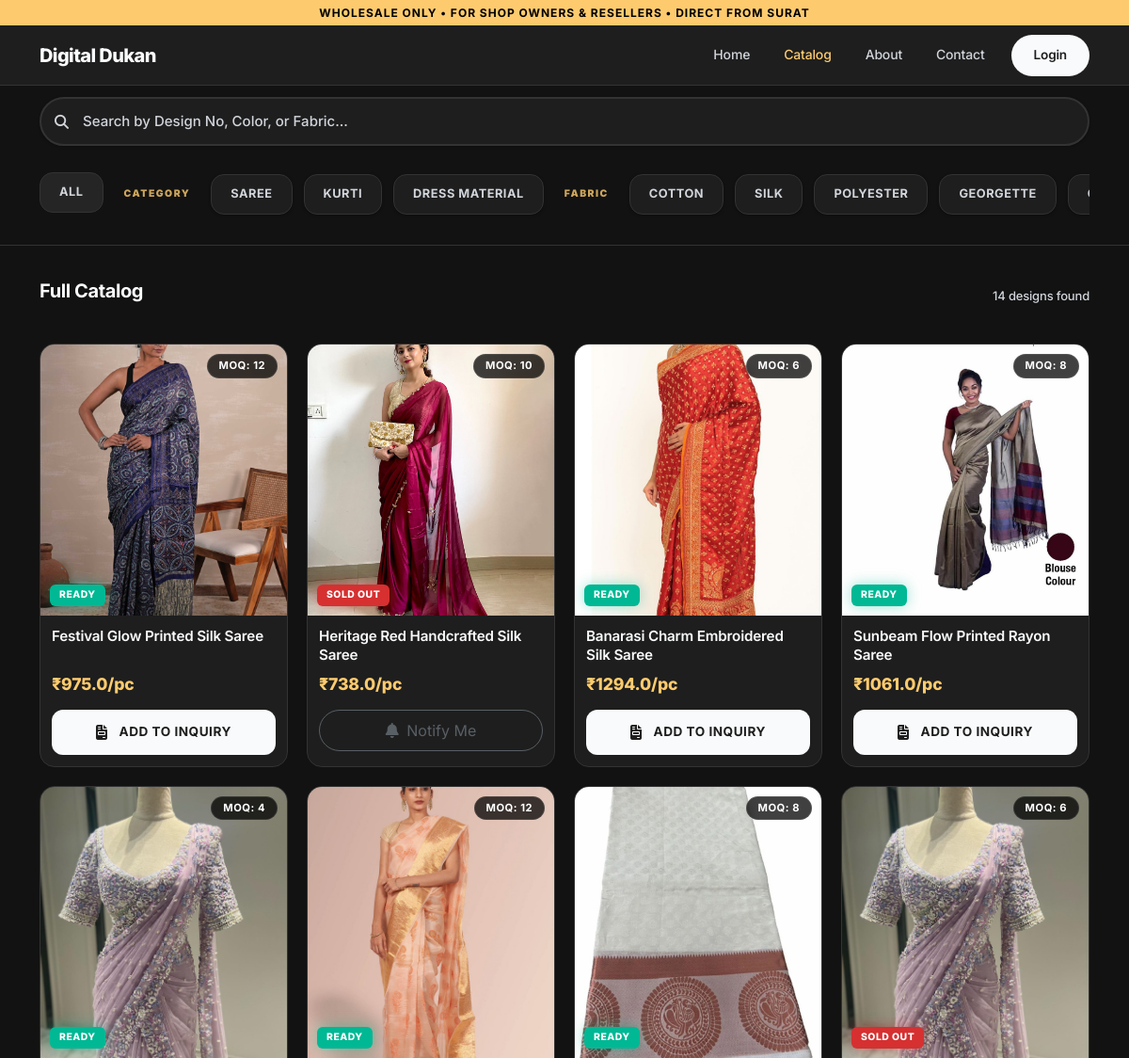
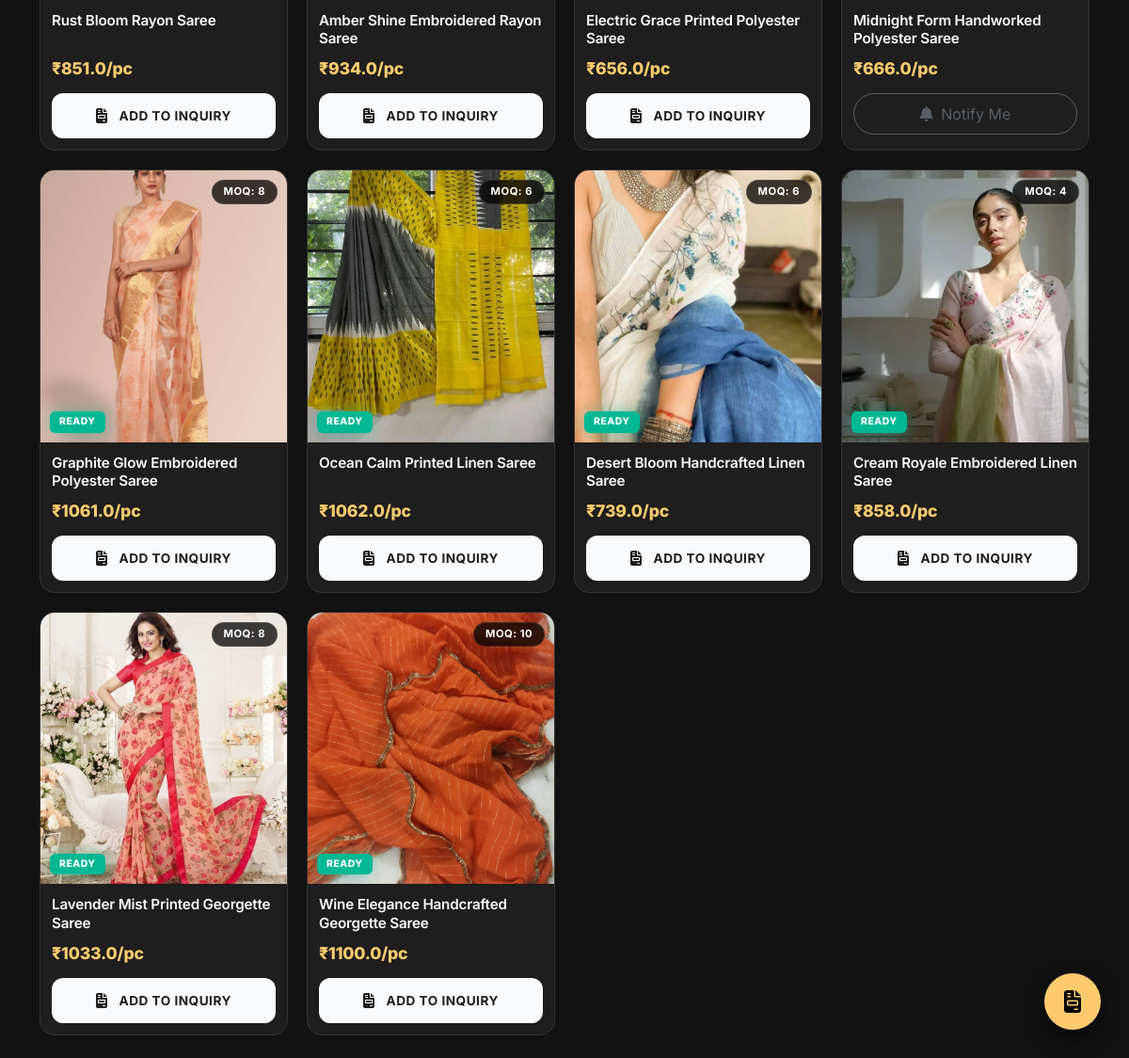
The app's page /catalog?category=Saree with its own data (2 pictures, top to bottom).
### app/models.py (models this page shows, shortened)
class Product(db.Model):
    id = db.Column(db.Integer, primary_key=True)
    name = db.Column(db.String(100), nullable=False)
    design_no = db.Column(db.String(50), nullable=False, index=True)
    category = db.Column(db.String(50), nullable=True, index=True)
    material_type = db.Column(db.String(50), nullable=True)
    work_type = db.Column(db.String(50), nullable=True, index=True)
    color = db.Column(db.String(50), nullable=True)
    image_file = db.Column(db.String(100), nullable=False)
    wholesale_price = db.Column(db.Float, nullable=True)
    moq = db.Column(db.Integer, default=1)
    stock_status = db.Column(db.String(20), default='READY', index=True)
    stock_count = db.Column(db.Integer, default=0)
    views = db.Column(db.Integer, default=0)
    whatsapp_clicks = db.Column(db.Integer, default=0)
    @property
    def image(self):
        return self.image_file

### app/namespaces/catalog/routes.py (the view)
@catalog_bp.route('/catalog')
def index():
    search_query = request.args.get('q', '').strip()
    category_filter = request.args.get('category', 'All')
    work_type_filter = request.args.get('work_type', 'All')
    material_type_filter = request.args.get('material_type', 'All')
    sort_by = request.args.get('sort', 'newest')
    page = request.args.get('page', 1, type=int)
    per_page = request.args.get('per_page', 20, type=int)
    products = get_filtered_products(
        search_query=search_query,
        category=category_filter,
        work_type=work_type_filter,
        material_type=material_type_filter,
        sort_by=sort_by,
        page=page,
        per_page=per_page
    )
    return render_template('catalog/index.html',
                          products=products,
                          work_type_options=WORK_TYPE_OPTIONS,
                          product_category_options=PRODUCT_CATEGORY_OPTIONS,
                          material_type_options=MATERIAL_TYPE_OPTIONS)

### app/context_processors.py (called while the page is built)
def inject_global_template_data():
    shop = current_app.config.get('SHOP_SETTINGS', DEFAULT_SETTINGS)
    return {
        'shop_settings': shop,
        'whatsapp_no': normalize_whatsapp_number(shop.get('contact_number', '')),
        'work_type_options': WORK_TYPE_OPTIONS,
        'product_category_options': PRODUCT_CATEGORY_OPTIONS,
        'asset_version': ASSET_VERSION,
    }

### app/extensions.py (called while the page is built)
    def _log_status(self, key, status):
        try:
            if current_app:
                current_app.logger.info(f"Cache {status}: {key}")
        except RuntimeError:
            pass

    def get(self, *args, **kwargs):
        try:
            res = super().get(*args, **kwargs)
            self._log_status(args[0], "HIT" if res is not None else "MISS")
            return res
        except Exception as e:
            try:
                if current_app:
                    current_app.logger.warning(f"Cache GET Error (Fallback activated): {e}")
            except RuntimeError:
                pass
            return None

    def set(self, *args, **kwargs):
        try:
            return super().set(*args, **kwargs)
        except Exception as e:
            try:
                if current_app:
                    current_app.logger.warning(f"Cache SET Error (Fallback activated): {e}")
            except RuntimeError:
                pass
            return False

    def get_many(self, *args, **kwargs):
        try:
            return super().get_many(*args, **kwargs)
        except Exception as e:
            return [None] * len(args[0])

    def set_many(self, *args, **kwargs):
        try:
            return super().set_many(*args, **kwargs)
        except Exception as e:
            return False

### app/utils/helpers.py (called while the page is built)
def normalize_whatsapp_number(contact_number: str) -> str:
    return ''.join(ch for ch in contact_number if ch.isdigit())

### templates/catalog/index.html (shortened to what this page needs)
{% extends "layouts/base.html" %}
{% block content %}
<div class="container-fluid px-0">
  <div class="catalog-sticky-search" id="catalog-sticky-search">
    <div class="container">
      <div class="catalog-search-wrap">
        <input type="text" id="catalog-search-box" class="catalog-search-input"
               placeholder="Search by Design No, Color, or Fabric..."
               value="{{ request.args.get('q', '') }}">
      </div>
      <div class="filter-chip-bar" id="catalog-filter-bar">
        <div class="filter-chip reset active" data-filter="all">All</div>
        <span class="filter-group-label">Category</span>
        {% for cat in product_category_options %}
        <div class="filter-chip" data-filter-type="category" data-filter-value="{{ cat }}">{{ cat }}</div>
        {% endfor %}
        <span class="filter-group-label">Fabric</span>
        {% for mat in material_type_options %}
        <div class="filter-chip" data-filter-type="fabric" data-filter-value="{{ mat }}">{{ mat }}</div>
        {% endfor %}
      </div>
    </div>
  </div>
  <div class="container py-4" id="catalog-grid-section">
    <div class="section-header">
      <h1 class="section-title">Full Catalog</h1>
      <span style="font-size: 13px; color: var(--text-tertiary); font-weight: 500;">
        {{ products.total }} designs found
      </span>
    </div>
    {% if products.items %}
    <div class="feed-grid" id="catalog-grid">
      {% for product in products.items %}
      <div class="b2b-modern-card"
           data-id="{{ product.id + 1000 }}"
           data-dno="{{ product.id + 1000 }}"
           data-name="{{ product.name }}"
           data-img="{{ url_for('static', filename='images/' + product.image) }}"
           data-fabric="{{ product.material_type }}"
           data-category="{{ product.category or 'Other' }}"
           data-work="{{ product.work_type }}"
           data-price="{{ product.wholesale_price or 0 }}"
           data-moq="{{ product.moq or 4 }}"
           data-stock="{{ product.stock_status or 'READY' }}"
           onclick="openQuickView(this)">
        <div class="b2b-badge-moq">MOQ: {{ product.moq or 4 }}</div>
        <div class="b2b-card-img-wrap">
          <img
            src="{{ url_for('static', filename='images/' + product.image) }}"
            class="b2b-card-img"
            alt="{{ product.name }}"
            loading="lazy"
          />
          {% if product.stock_status == 'SOLD OUT' %}
          <span class="stock-badge stock-badge-sold">SOLD OUT</span>
          {% else %}
          <span class="stock-badge stock-badge-ready">READY</span>
          {% endif %}
        </div>
        <div class="b2b-card-body">
          <div class="b2b-card-title">{{ product.name }}</div>
          <div class="b2b-card-meta">
            {% if product.wholesale_price %}
              <span class="b2b-card-price">₹{{ product.wholesale_price }}/pc</span>
            {% else %}
              <span class="b2b-card-request-price">Request for Price</span>
            {% endif %}
          </div>
          {% if product.stock_status == 'SOLD OUT' %}
          <button class="btn btn-outline-secondary w-100 rounded-pill opacity-75"
              onclick="event.stopPropagation(); showToast('Sold Out: Opening Notify Me options...', 'warning'); openQuickView(this.closest('.b2b-modern-card'))"
              data-stock="SOLD OUT">
            <i class="fas fa-bell me-1"></i> Notify Me
          </button>
          {% else %}
          <button class="btn btn-b2b-primary btn-add-cart"
              onclick="event.stopPropagation(); toggleCart(this)"
              data-id="{{ product.id + 1000 }}"
              data-dno="{{ product.id + 1000 }}"
              data-name="{{ product.name }}"
              data-price="{{ product.wholesale_price or 0 }}"
              data-moq="{{ product.moq or 4 }}"
              data-stock="READY"
              data-image="{{ url_for('static', filename='images/' + product.image) }}">
          </button>
          {% endif %}
        </div>
      </div>
      {% endfor %}
    </div>
    {% else %}
    <div class="text-center py-5">
      <i class="fas fa-box-open mb-3" style="font-size: 48px; color: var(--text-tertiary); opacity: 0.3;"></i>
      <p class="text-muted">No products match your filters. Try clearing filters.</p>
    </div>
    {% endif %}
  </div>
</div>
{% endblock %}

### records on screen
Product: moq "12", image_file (picture), stock_status "READY", name "Festival Glow Printed Silk Saree", wholesale_price "975.0"
Product: moq "10", image_file (picture), stock_status "SOLD OUT", name "Heritage Red Handcrafted Silk Saree", wholesale_price "738.0"
Product: moq "6", image_file (picture), stock_status "READY", name "Banarasi Charm Embroidered Silk Saree", wholesale_price "1294.0"
Product: moq "8", image_file (picture), stock_status "READY", name "Sunbeam Flow Printed Rayon Saree", wholesale_price "1061.0"
Product: moq "4", image_file (picture), stock_status "READY", name "Rust Bloom Rayon Saree", wholesale_price "851.0"
Product: moq "12", image_file (picture), stock_status "READY", name "Amber Shine Embroidered Rayon Saree", wholesale_price "934.0"
Product: moq "8", image_file (picture), stock_status "READY", name "Electric Grace Printed Polyester Saree", wholesale_price "656.0"
Product: moq "6", image_file (picture), stock_status "SOLD OUT", name "Midnight Form Handworked Polyester Saree", wholesale_price "666.0"
Product: moq "8", image_file (picture), stock_status "READY", name "Graphite Glow Embroidered Polyester Saree", wholesale_price "1061.0"
Product: moq "6", image_file (picture), stock_status "READY", name "Ocean Calm Printed Linen Saree", wholesale_price "1062.0"
Product: moq "6", image_file (picture), stock_status "READY", name "Desert Bloom Handcrafted Linen Saree", wholesale_price "739.0"
Product: moq "4", image_file (picture), stock_status "READY", name "Cream Royale Embroidered Linen Saree", wholesale_price "858.0"
Product: moq "8", image_file (picture), stock_status "READY", name "Lavender Mist Printed Georgette Saree", wholesale_price "1033.0"
Product: moq "10", image_file (picture), stock_status "READY", name "Wine Elegance Handcrafted Georgette Saree", wholesale_price "1100.0"

### other values on screen
{{ shop_settings.shop_name }} "Digital Dukan"
{{ cat }} "SAREE" "KURTI" "DRESS MATERIAL"
{{ mat }} "COTTON" "SILK" "POLYESTER" "GEORGETTE"
{{ products.total }} "14"
